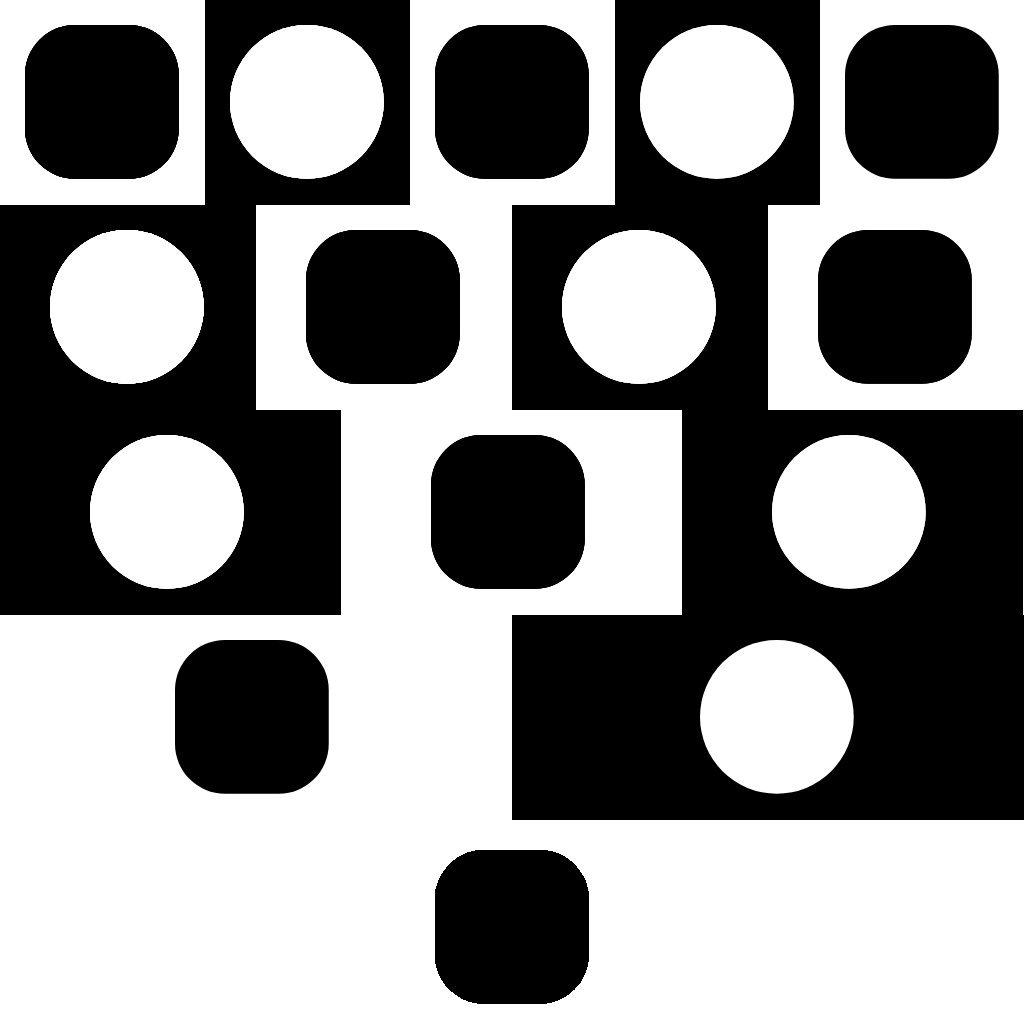
Frame 1 (no input)
Frame 60 (no input): identical to frame 1, image omitted
Frame 120 (the mouse pressed at the canvas centre since frame 60): identical to frame 1, image omitted

The p5.js sketch that drew this single still picture (run headless with seeded random() and noise() and a simulated clock; from frame 60 on, the mouse is pressed at the canvas centre):

// p5.js sketch
// ── sketch.js
function setup() {
createCanvas(1024, 1024);
background(255);

//row 1
 for (let x = 0; x < width; x = x + 205) {  // creates 4 more of the shape on the X axis to fill out the page
  if (x % 2 === 0) { // changes the colour of every other shape (black & white rects)
    fill(255);
  } else {
    fill(0);
  }
  noStroke();
  rect(x,0,205,205);

   for (let x = 25; x < width; x = x + 205) {  // creates 3 more of the shape on the X axis to fill out the page
  if (x % 2 === 0) { // changes the colour of every other shape (black & white rects)
    fill(255);
    noStroke();
    rect(x,25,153.75,153.75,100);
  } else {
    fill(0);
    noStroke();
    rect(x,25,153.75,153.75,50);
  }

//row 2
// ( the "if" code didnt wanna work no matter what i did so im using a different and probably harder method on this row. )
  for (let x = 0; x < width; x = x + 256) {
  fill(0);
  rect(x,205,256,205);

  for (let x = 256; x < width; x = x + 512) {
  fill(255);
  rect(x,205,256,205);

  for (let x = 50; x < width; x = x + 512) {
  fill(255);
  rect(x,230,153.75,153.75,100);

  for (let x = 306; x < width; x = x + 512) {
  fill(0);
  rect(x,230,153.75,153.75,50);

//row 3
  for (let x = 0; x < width; x = x + 341) {  // creates 2 more of the shape on the X axis to fill out the page
    if (x % 2 === 0) { // changes the colour of every other shape (black & white rects)
      fill(0);
    } else {
      fill(255);
    }
  noStroke();
  rect(x,410,341,205);

  for (let x = 90; x < width; x = x + 341) {  // creates 2 more of the shape on the X axis to fill out the page
    if (x % 2 === 0) { // changes the colour of every other shape (black & white rects)
    fill(255);
    noStroke();
    rect(x,435,153.75,153.75,100);
  } else {
    fill(0);
    noStroke();
    rect(x,435,153.75,153.75,50);
  }

//row 4
  fill(255);
  rect(0,615,512,205);

  fill(0);
  rect(512,615,512.5,205);

  fill(0);
  rect(175,640,153.75,153.75,50);

  fill(255);
  rect(700,640,153.75,153.75,100);

//row 5

  fill(0);
  rect(435,850,153.75,153.75,50);
  

                }
              }
            }
          }
        }
      }
    }
  }  
}

function draw() {
  // put drawing code here
}
